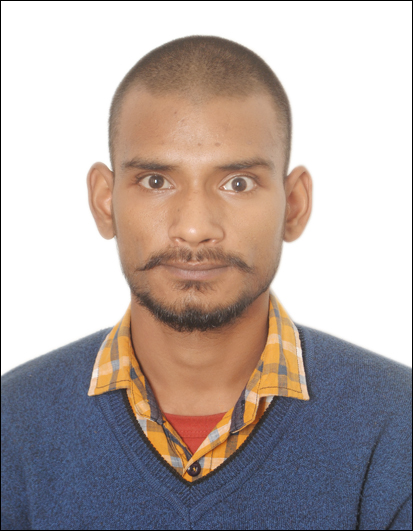
#> input picture pic1.JPG, 413 x 531 px, given in place of the camera
$ python live_skect_webcam.py
#> lines starting #> are read from the running program, lines starting #| are printed output that depends on the picture; after the words box and inside, x2 and y2 are one past the last pixel; in counts of white or black regions, pixels touching at a corner belong together
#> further down, frame is the input picture: shape (531, 413, 3); mean B, G, R 166.1, 169.1, 180.8
import cv2

def sketch(image):
    """
    This function generates a sketch image.
    It will convert the image to gray scale image,
    Gaussian blur will be passed to the imaged, to smooth it and clean up any noise from it,
    And then the edges will be extracted using Canny.
    Args:
        image: image captured from the webcam
    Returns:
        The sketch/masked image
    """

    img_gray = cv2.cvtColor(image, cv2.COLOR_BGR2GRAY)
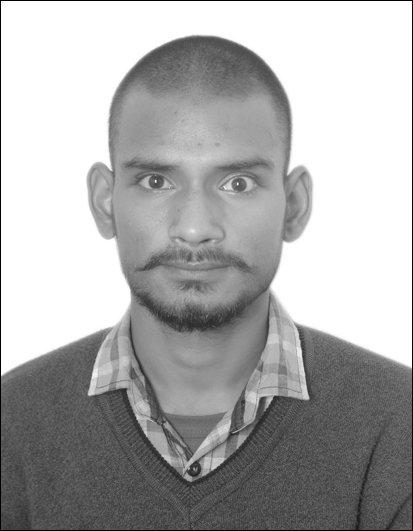
#> img_gray: shape (531, 413); min 0, max 255, mean 172.3
    img_gray_blur = cv2.GaussianBlur(img_gray, (5, 5), 0)
    canny_edges = cv2.Canny(img_gray_blur, 15, 70)
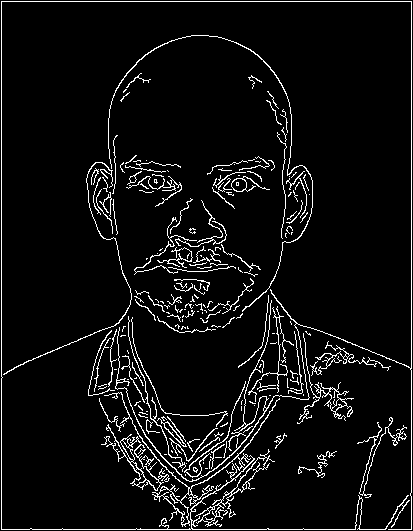
#> canny_edges: shape (531, 413); 6% white in thin lines or dots
    # Do an invert binarize the image
    ret, mask = cv2.threshold(canny_edges, 70, 255, cv2.THRESH_BINARY_INV)
#> mask: shape (531, 413); 94% white; black in thin lines or dots
    return mask


# Initialize webcam, cap is the object provided by VideoCapture
# It contains a boolean indicating if it was sucessful (ret)
# It also contains the images collected from the webcam (frame)
cap = cv2.VideoCapture(0)

count = 0

while True:
    ret, frame = cap.read()
    # ret is a boolean that returns True or False
    # frame is the actual image captured from the webcam

    cv2.imwrite("frame%d.jpg" % count, sketch(frame))
    count += 1

    cv2.imshow('Live Sketcher', sketch(frame))
    if cv2.waitKey(1) & 0xFF == 13: #13 is the Enter Key
#> (key Esc is pressed here)
        break

# Release camera and close windows
cap.release()
cv2.destroyAllWindows()

$ run again, on pic2.jpg
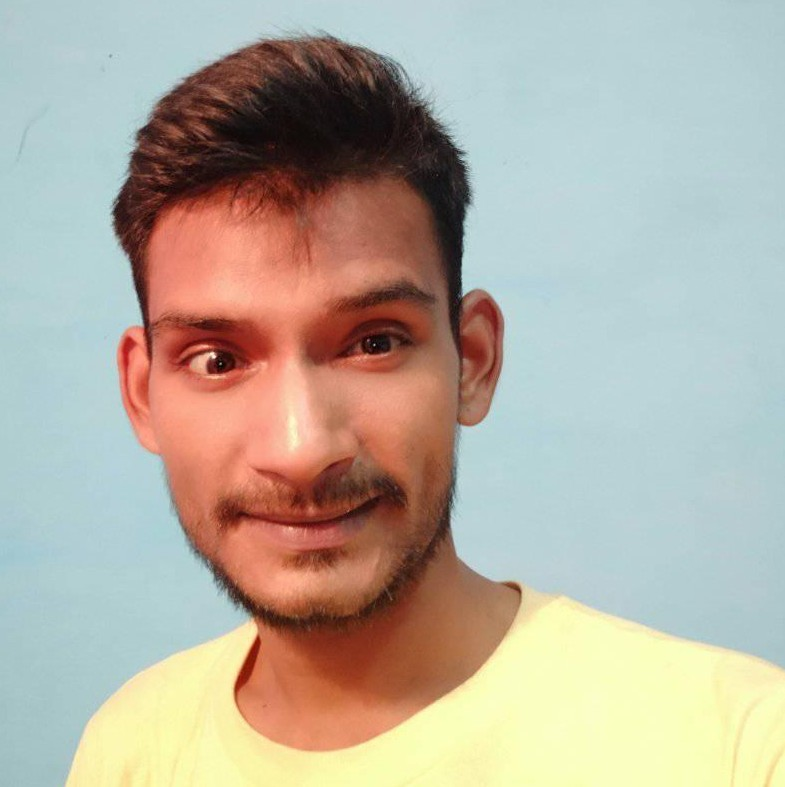
#> input picture pic2.jpg, 785 x 787 px, given in place of the camera
#> frame is the input picture: shape (787, 785, 3); mean B, G, R 160.6, 174.1, 181.6
#> in sketch, `img_gray = cv2.cvtColor(image, cv2.COLOR_BGR2GRAY)`:
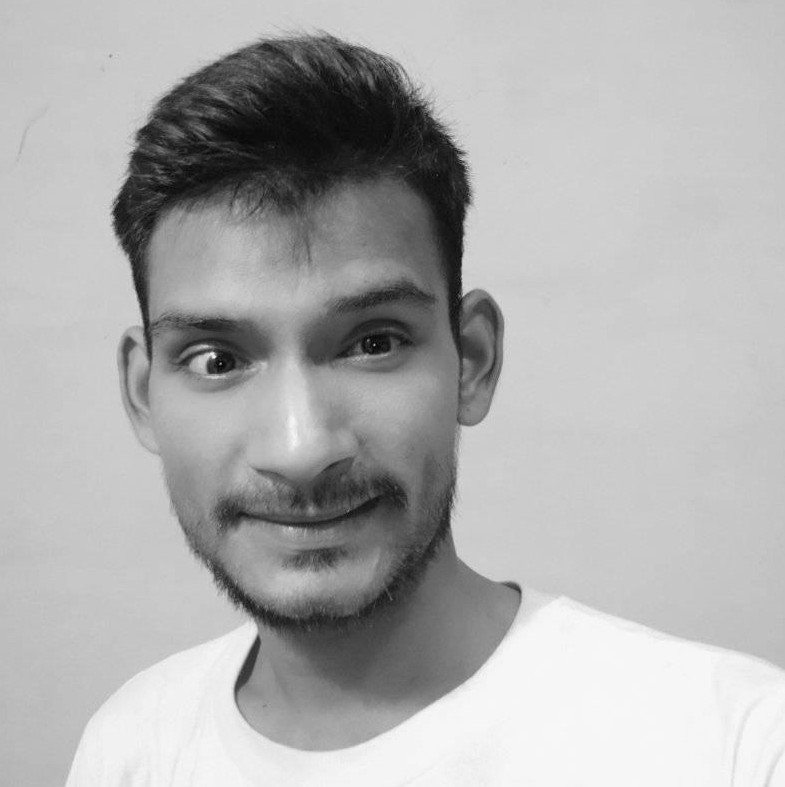
#> img_gray: shape (787, 785); min 2, max 248, mean 174.8
#> in sketch, `canny_edges = cv2.Canny(img_gray_blur, 15, 70)`:
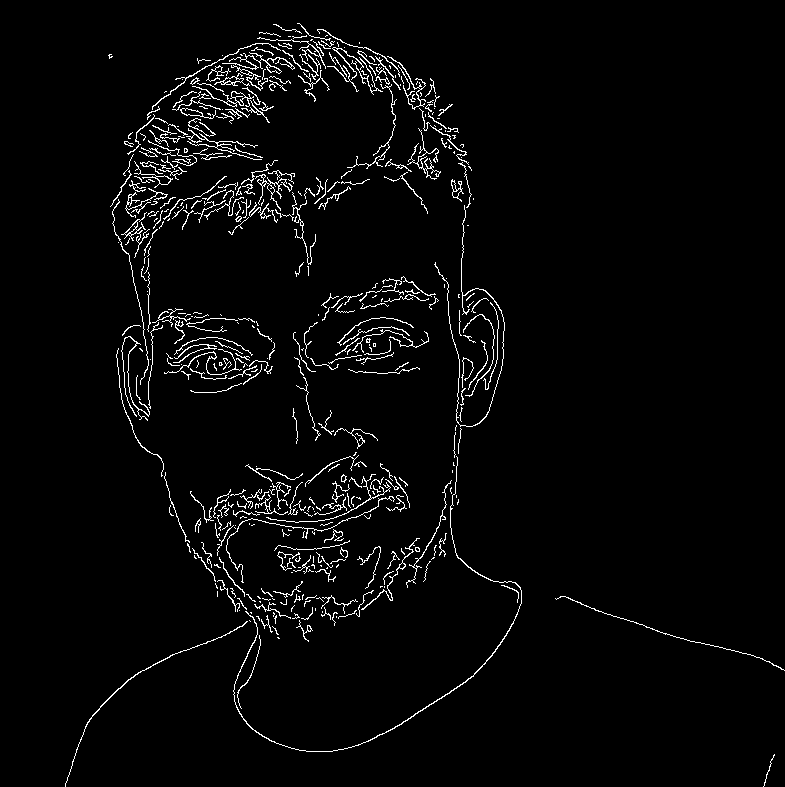
#> canny_edges: shape (787, 785); 3% white in thin lines or dots, all inside (x1, y1, x2, y2) = (65, 23, 785, 787)
